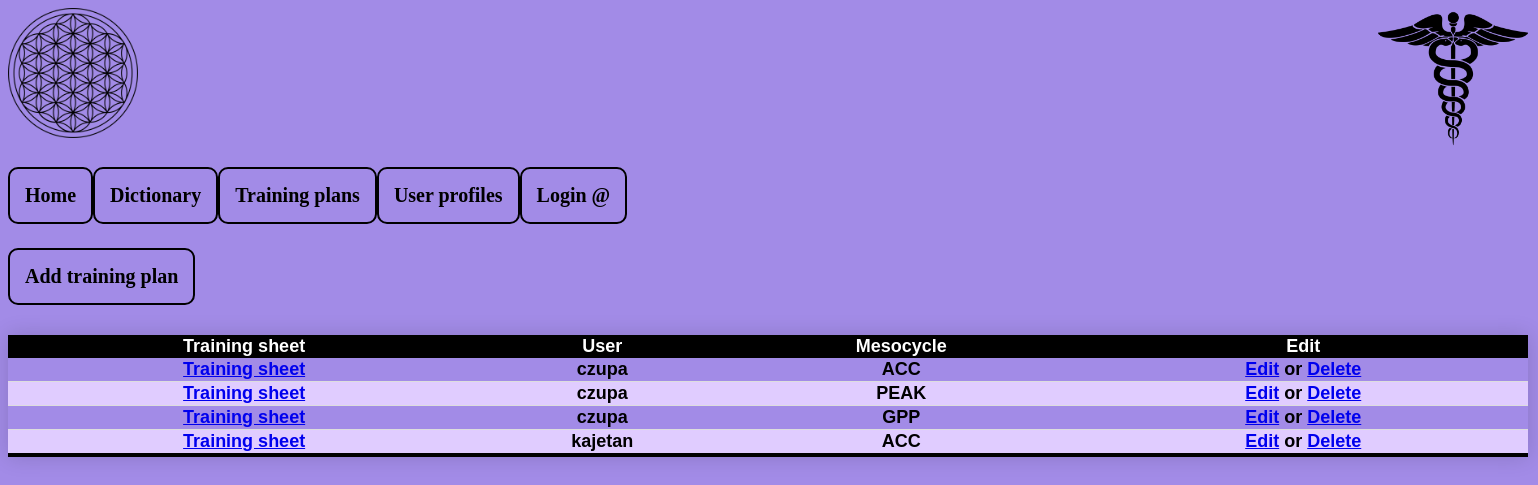
Page /trainingprograms on the committed database.
### base/models.py (models this page shows)
class Trainingvalue(models.Model):
    UPPERBIEXERCISE_PULLUPS ="PULLUPS"
    UPPERBIEXERCISE_CHINUPS ="CHINUPS"
    UPPERBIEXERCISE_OVERHEADPRESS= "OVERHEADPRESS"
    UPPERBIEXERCISE_BARBELLROWS="BARBELLROWS"
    UPPERBIEXERCISE_TRXROWS="TRXROWS"
    UPPERBIEXERCISE_CHOICES=[
        (UPPERBIEXERCISE_PULLUPS, "PULLUPS"),
        (UPPERBIEXERCISE_CHINUPS,"CHINUPS"),
        (UPPERBIEXERCISE_OVERHEADPRESS, "OVERHEADPRESS"),
        (UPPERBIEXERCISE_BARBELLROWS, "BARBELLROWS"),
        (UPPERBIEXERCISE_TRXROWS,"TRXROWS"),
    ]
    UPPERUNIEXERCISE_BENTPRESS = "BENTPRESS"
    UPPERUNIEXERCISE_WINDMILL = "WINDMILL"
    UPPERUNIEXERCISE_ROWS="ROWS"
    UPPERUNIEXERCISE_CHOICES=[
        (UPPERUNIEXERCISE_BENTPRESS, "BENTPRESS"),
        (UPPERUNIEXERCISE_WINDMILL,"WINDMILL"),
        (UPPERUNIEXERCISE_ROWS,"ROWS"),
        ]
    LOWERBIEXERCISE_GLUTEBRIDGE="GLUTEBRIDGE"
    LOWERBIEXERCISE_SWING="SWING"
    LOWERBIEXERCISE_CHOICES=[
        (LOWERBIEXERCISE_GLUTEBRIDGE,"GLUTEBRIDGE"),
        (LOWERBIEXERCISE_SWING,"SWING"),
        ]
    LOWERUNIEXERCISE_LUNGES ="LUNGES"
    LOWERUNIEXERCISE_STEPUPS = "STEPUPS"
    LOWERUNIEXERCISE_BULGARIANSPLITSQUATS= "BULGARIANSPLITSQUATS"
    LOWERUNIEXERCISE_CHOICES=[
        (LOWERUNIEXERCISE_LUNGES, "LUNGES"),
        (LOWERUNIEXERCISE_STEPUPS,"STEPUPS"),
        (LOWERUNIEXERCISE_BULGARIANSPLITSQUATS,"BULGARIANSPLITSQUATS"),
        ]
    COREEXERCISE_RUSSIANTWIST="RUSSIANTWIST"
    COREEXERCISE_PLANK="PLANK"
    COREEXERCISE_REVERSEPLANK="REVERSEPLANK"
    COREEXERCISE_SIDEPLANK="SIDEPLANK"
    COREEXERCISE_CHOICES=[
        (COREEXERCISE_RUSSIANTWIST,"RUSSIANTWIST"),
        (COREEXERCISE_PLANK,"PLANK"),
        (COREEXERCISE_REVERSEPLANK,"REVERSEPLANK"),
        (COREEXERCISE_SIDEPLANK,"SIDEPLANK")
        ]
    WHOLEBODYEXERCISE_SLEDPUSH= "SLEDPUSH"
    WHOLEBODYEXERCISE_SLEDPULL="SLEDPULL"
    WHOLEBODYEXERCISE_TURKISHGETUP="TURKISHGETUP"
    WHOLEBODYEXERCISE_CHOICES=[
        (WHOLEBODYEXERCISE_SLEDPUSH, "SLEDPUSH"),
        (WHOLEBODYEXERCISE_SLEDPUSH, "SLEDPULL"),
        (WHOLEBODYEXERCISE_SLEDPUSH, "TURKISHGETUP"),
    ]
    MESOCYCLE_GPP= "GPP"
    MESOCYCLE_ACC= "ACC"
    MESOCYCLE_PEAK= "PEAK"
    MESOCYCLE_CASUALTRAINING= "CASUALTRAINING"
    MESOCYCLE_CHOICES=[
        (MESOCYCLE_GPP, "GPP"),
        (MESOCYCLE_ACC, "ACC"),
        (MESOCYCLE_PEAK, "PEAK"),
        (MESOCYCLE_CASUALTRAINING, "CASUALTRAINING")
    ]
    SETS_1="1"
    SETS_2="2"
    SETS_3="3"
    SETS_4="4"
    SETS_5="5"
    SETS_CHOICES=[
        (SETS_1, "1"),
        (SETS_2,"2"),
        (SETS_3,"3"),
        (SETS_4,"4"),
        (SETS_5,"5"),
    ]
    REPS_3="3"
    REPS_5="5"
    REPS_8="8"
    REPS_10="10"
    REPS_13="13"
    REPS_20="20"
    REPS_AMRAP="AMRAP"
    REPS_CHOICES=[
        (REPS_3,"3"),
        (REPS_5,"5"),
        (REPS_8,"8"),
        (REPS_10,"10"),
        (REPS_13,"13"),
        (REPS_20,"20"),
        (REPS_AMRAP,"AMRAP")
    ]
    upperbodbi= models.CharField(verbose_name="Upper body bilateral exercise accessory",max_length=20,choices=UPPERBIEXERCISE_CHOICES,default=UPPERBIEXERCISE_PULLUPS)
    upperbodybisets= models.CharField(verbose_name="Upper body bilateral exercise sets",max_length=20,choices=SETS_CHOICES,default=SETS_1)
    upperbodybireps= models.CharField(verbose_name="Upper body bilateral exercise reps",max_length=20,choices=REPS_CHOICES,default=REPS_8)
    upperboduni = models.CharField(verbose_name="Upper body unilateral exercise accessory",max_length=20,choices=UPPERUNIEXERCISE_CHOICES,default=UPPERUNIEXERCISE_ROWS)
    upperbodyunisets= models.CharField(verbose_name="Upper body unilateral exercise sets",max_length=20,choices=SETS_CHOICES,default=SETS_1)
    upperbodyunireps= models.CharField(verbose_name="Upper body unilateral exercise reps",max_length=20,choices=REPS_CHOICES,default=REPS_8)
    lowerbodybi= models.CharField(verbose_name="Lower body bilateral exercise accessory",max_length=20,choices=LOWERBIEXERCISE_CHOICES,default=LOWERBIEXERCISE_SWING)
    lowerbodybisets= models.CharField(verbose_name="Lower body bilateral exercise sets",max_length=20,choices=SETS_CHOICES,default=SETS_1)
    lowerbodybireps= models.CharField(verbose_name="Lower body bilateral exercise reps",max_length=20,choices=REPS_CHOICES,default=REPS_8)
    lowerbodyuni= models.CharField(verbose_name="Lower body unilateral exercise accessory",max_length=20,choices=LOWERUNIEXERCISE_CHOICES,default=LOWERUNIEXERCISE_BULGARIANSPLITSQUATS)
    lowerbodyunisets= models.CharField(verbose_name="Lower body unilateral exercise sets",max_length=20,choices=SETS_CHOICES,default=SETS_1)
    lowerbodyunireps= models.CharField(verbose_name="Lower body unilateral exercise reps",max_length=20,choices=REPS_CHOICES,default=REPS_8)
    coretraining=  models.CharField(verbose_name="Core body exercise",max_length=20, choices=COREEXERCISE_CHOICES,default=COREEXERCISE_RUSSIANTWIST)
    coresets= models.CharField(verbose_name="Core sets",max_length=20,choices=SETS_CHOICES,default=SETS_1)
    corereps= models.CharField(verbose_name="Core reps",max_length=20,choices=REPS_CHOICES,default=REPS_8)
    wholebodyexercise =  models.CharField(verbose_name="Exercise engaging all segments of body",max_length=20,choices=WHOLEBODYEXERCISE_CHOICES,default=WHOLEBODYEXERCISE_TURKISHGETUP)
    wholebodysets = models.CharField(verbose_name="Whole body exercise sets",max_length=20,choices=SETS_CHOICES,default=SETS_1)
    wholebodyreps = models.CharField(verbose_name="Whole body exercise reps",max_length=20,choices=REPS_CHOICES,default=REPS_8)
    SQUAT1RM= models.PositiveIntegerField(verbose_name="100% maximal repetition in squat",default=0, blank=True, null=True)
    DEADLIFT1RM=models.PositiveIntegerField(verbose_name="100% maximal repetition in deadlift",default=0, blank=True, null=True)
    BENCHPRESS1RM= models.PositiveIntegerField(verbose_name="100% maximal repetition in benchpress",default=0, blank=True, null=True)
    mesocycle= models.CharField(max_length=20, choices=MESOCYCLE_CHOICES,default=MESOCYCLE_GPP)
    updated = models.DateTimeField(auto_now=True)
    created= models.DateTimeField(auto_now_add=True)
    user= models.ForeignKey(User,null=True,verbose_name="Username", on_delete=models.CASCADE)

### base/views.py (the view)
def trainingprograms(request):
    trainingp = Trainingvalue.objects.all()
    context= {'trainingp': trainingp}
    return render(request, 'base/trainingprograms.html', context)

### base/templates/base/trainingprograms.html (shortened to what this page needs)
{% extends 'homemain.html' %}
{% block content %}
<div class="topnav s">
    <h1><a href="{% url 'addtrainingunit' %}"> Add training plan</a></h1>
</div>
<div class="container">
        <table class="styled-table">
            <thead>
                <tr>
                    <th>Training sheet</th>
                    <th>User</th>
                    <th>Mesocycle</th>
                    <th>Edit</th>
                </tr>
            </thead>
            <tbody>
                {% for trainingplan in trainingp %}
                <tr>
                    <td><a href="{% url 'trainingplan' trainingplan.id %}"> Training sheet</a></td>
                    <td>{{trainingplan.user}}</td>
                    <td>{{trainingplan.mesocycle}}</td>
                    <td> <a href="{% url 'trainingsheet' trainingplan.id %}">Edit</a> or <a href="{% url 'deletetraining' trainingplan.id %}">Delete</a></td>
                </tr>
                {% endfor %}
            </tbody>
        </table>
</div>
{% endblock content %}

### templates/homemain.html (style rules this page uses)
body { background-color: #A28BE7; text: solid padding: 30px 10px; text-decoration: solid; font-size:18px; font-weight: bold; }

### templates/homenavbar.html (style rules this page uses)
.topnav { overflow: hidden; background-color: #A28BE7; }
.topnav a { float: left; color: black; text-align: right; text-decoration: none; font-size:20px; border-style: outset; border: 2px solid black; border-radius: 10px; padding: 15px; }
.container { background-color: #A28BE7; color: black; }

### base/templates/base/trainingprograms.html (style rules this page uses)
.container { border-bottom: 30px black; }
.styled-table { border-collapse: collapse; margin: 30px 0; font-size: 1,5em; font-family: sans-serif; min-width:1520px; box-shadow: 0 0 20px rgba(0, 0, 0, 0.15); }
.styled-table thead tr { background-color: black; color: #ffffff; text-align: center; }
.styled-table tbody tr { border-bottom: 1px solid #dddddd; text-align: center; }
.styled-table tbody tr:nth-of-type(even) { background-color: #e0ccff; }
.styled-table tbody tr:last-of-type { border-bottom: 4px solid black; }

### rows in the picture
Trainingvalue: user "czupa", mesocycle "ACC"
Trainingvalue: user "czupa", mesocycle "PEAK"
Trainingvalue: user "czupa", mesocycle "GPP"
Trainingvalue: user "kajetan", mesocycle "ACC"
